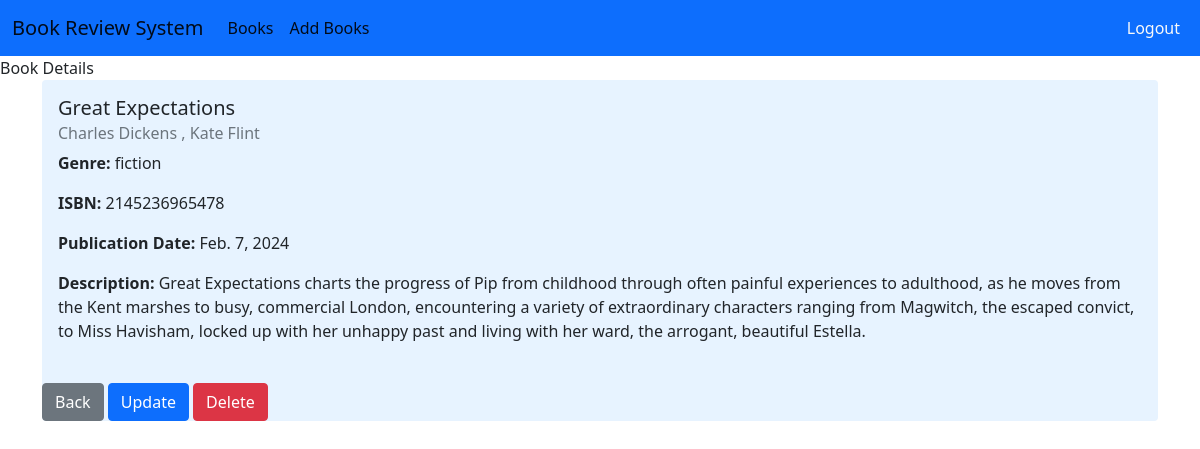
/book/detail/4/ (signed in), run on the app's committed database.
### book/models.py (models this page shows, shortened)
class Book(models.Model):
    GENRE_CHOICES = [
        ('fiction','Fiction'),
        ('non-fiction','Non-Fiction'),
        ('science','Science'),
        ('technology','Technology'),
        ('history','History'),
        ('other','Other')
    ]
    title = models.CharField(max_length=100)
    author = models.CharField(max_length=100)
    description = models.TextField()
    genre = models.CharField(max_length=20,choices=GENRE_CHOICES)
    isbn = models.CharField('ISBN',max_length=13,unique=True)
    publish_date = models.DateField()
    average_rating = models.DecimalField(
        max_digits=3,
        decimal_places=2,
        validators=[MaxValueValidator(5),MinValueValidator(0)],
        default=0
        )
    created_at = models.DateTimeField(auto_now_add=True)
    updated_at = models.DateTimeField(auto_now=True)

### book/views.py (the view)
# urls.py: path('detail/<int:id>/',book_detail,name='book-detail'),
@login_required(login_url='login')
def book_detail(request,id):
    book = Book.objects.get(id=id)
    return render(request,'book/book_detail.html',{'book':book})

### book/templates/book/book_detail.html (shortened to what this page needs)
{% include "base.html" %}
{% block content %}
<div class="container">
    <div class="card">
        <div class="card-body">
            <h5 class="card-title">{{ book.title }}</h5>
            <h6 class="card-subtitle mb-2 text-muted">{{ book.author }}</h6>
            <p class="card-text"><strong>Genre:</strong> {{ book.genre }}</p>
            <p class="card-text"><strong>ISBN:</strong> {{ book.isbn }}</p>
            <p class="card-text"><strong>Publication Date:</strong> {{ book.publish_date }}</p>
            <p class="card-text"><strong>Description:</strong> {{ book.description }}</p>
        </div>
        <div class="mt-4">
            <a href="{% url 'book-list' %}" class="btn btn-secondary">Back</a>
            <a href="{% url 'book-update' book.id %}" class="btn btn-primary">Update</a>
            <a href="{% url 'book-delete' book.id %}" class="btn btn-danger">Delete</a>
        </div>
    </div>
</div>
{% endblock content %}

### book/templates/book/book_detail.html (style rules this page uses)
.card { background-color: #e7f3ff; border: none; }

### data on the page
Book: title "Great Expectations", author "Charles Dickens , Kate Flint", genre "fiction", isbn "2145236965478", publish_date "Feb. 7, 2024", description "Great Expectations charts the progress of Pip from childhood through often painful experiences to adulthood, as he moves from the Kent marshes to busy, commercial London, encountering a variety of extraordinary characters ranging from Magwitch, the escaped convict, to Miss Havisham, locked up with her unhappy past and living with her ward, the arrogant, beautiful Estella."
